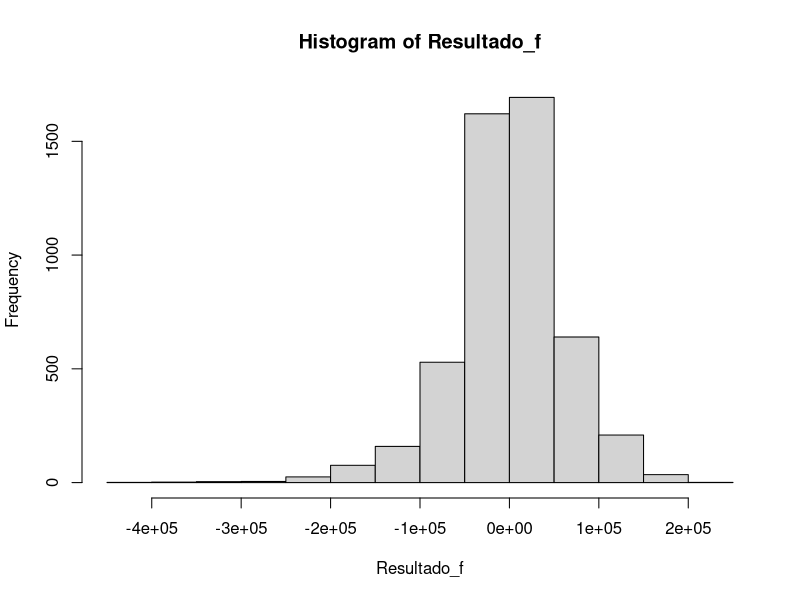

This chart was generated by the following R code:
# Incisio a) -------------------------------------------------------------------

rm(list = ls())
library(tidyverse)


r=0.06
sigma=0.25
S0=120
mu=0.18
Cant_Periodos = 2
Periodos_Totales_Por_Año = 12
Vto_0=Cant_Periodos/Periodos_Totales_Por_Año
Cant_S=50000
K=115


d1_0_a = (log(S0/K) + (r + 0.5*sigma^2)*Vto_0) / (sigma*sqrt(Vto_0))
d2_0_a = d1_0_a - sigma*sqrt(Vto_0)


prima_call_a = S0*pnorm(d1_0_a) - K*exp(-r*Vto_0)*pnorm(d2_0_a)
Costo_Teorico=prima_call_a * Cant_S
print(prima_call_a)


#Inciso b) ---------------------------------------------------------------------

#Calculo Delta

d1_0_c = (log(S0/K) + (r + 0.5*sigma^2)*Vto_0) / (sigma*sqrt(Vto_0))
d2_0_c = d1_0_c - sigma*sqrt(Vto_0)

delta_0_c= pnorm(d1_0_c)
Posicion_0_c= round(delta_0_c*Cant_S,0)
Costo_0_c= S0*Posicion_0_c
print(Posicion_0_c)

RtaC=paste("Por lo tanto en el momento inicial para construir una cartera delta-neutral se deben comprar",Posicion_0_c,"acciones. 
           Las operaciones realizadas son las siguientes: se calcula el delta el cual nos da un valor de",delta_0_c,"con este mas la cantidad de acciones que forman parte de la opcion de compra vendida se calcula
            la cantidad de acciones,que se deben comprar para que la cartera sea delta-neutral. Luego, la cartera queda de la siguiente forma: La venta del call, las",Posicion_0_c,"acciones compradas, el dinero
           de la venta de la opcion y el prestamo pedido (a la tasa libre de riesgo) para comprar las acciones")


# Inciso c) --------------------------------------------------------------------

dt = 1/48
S1 = 122
Vto_1_d = Vto_0 - dt 
d1_1_d = (log(S1/K) + (r + 0.5*sigma^2)*Vto_1_d) / (sigma*sqrt(Vto_1_d))
delta_1_d = pnorm(d1_1_d)
Posicion_1_d = round(delta_1_d*Cant_S,0)
Compra_1_d = Posicion_1_d - Posicion_0_c #Si da negativo se vende
Costo_1_d = Compra_1_d * S1
Intereses_t0_d=Costo_0_c*(r*dt)
Costo_Total_d = Costo_0_c + Costo_1_d+Intereses_t0_d
Situacion_1_d=tibble(S1,delta_1_d,Posicion_1_d,Compra_1_d,Costo_1_d,Intereses_t0_d,Costo_Total_d,)
RtaD=paste("Primero se calcula el d1 correspondiente a el nuevo precio de la accion (S1) 
           y el nuevo tiempo restante (Vto_1), con esos datos se calcula el nuevo delta =",delta_1_d,
           "de la cartera y junto con este las cantidades necesarias de la accion =",Posicion_1_d,"
           para que la cartera sea delta neutral. Se venden las acciones que se tienen de más 
           al precio del momento.")



#Inciso d) ---------------------------------------------------------------------


Cant_Periodos_Rebalanceo = 8
Periodos_Rebalanceo_Totales_Por_Año = 48
Week=seq(0,Cant_Periodos_Rebalanceo) #Varia segun sea el periodo en el cual rebalanceamos la cartera
t=seq(0,Vto_0,by =1/Periodos_Rebalanceo_Totales_Por_Año ) # Esto es porque se rebalancea semanalmente. Diarios 1/252 o 1/365
Vto_e = Vto_0 - t #Vector de tiempo al Vto
S_e = c(120,
        122,
        118,
        114,
        111,
        114,
        110,
        108,
        113)


d1_e = (log(S_e/K) + (r + 0.5*sigma^2)*Vto_e) / (sigma*sqrt(Vto_e))
delta_e = pnorm(d1_e)
Posicion_e = round(delta_e*Cant_S,0)
Compra_Venta_e = c(Posicion_e[1], diff(Posicion_e))
Costo_S_e = Compra_Venta_e*S_e
Valor_S_e = Posicion_e*S_e

Deuda_e = rep(NA,Cant_Periodos_Rebalanceo+1)
Interes_e = rep(NA,Cant_Periodos_Rebalanceo+1)
Deuda_e[1] = Costo_S_e[1]
for(i in 2:(Cant_Periodos_Rebalanceo+1)){
  Interes_e[i] = Deuda_e[i-1]*(r*(1/Periodos_Rebalanceo_Totales_Por_Año)) #Aproximacion burda, 
  # en realidad las tasas son continuas. Preguntar!!!!!!!!!!!!!!!!!!!!!!!!!!!!
  Deuda_e[i] = Deuda_e[i-1] + Interes_e[i] + Costo_S_e[i]
  
}

Simulacion_e = tibble(Week, t, Vto_e, d1_e, delta_e, Posicion_e, Compra_Venta_e, 
                      Costo_S_e, Deuda_e, Interes_e, Valor_S_e)

#Liquidacion Final

Call_Entrega_e = ifelse(S_e[Cant_Periodos_Rebalanceo+1]>K,K*Cant_S,0)
Liquido_Deuda_e = -Deuda_e[Cant_Periodos_Rebalanceo+1]
Flujo_Final_e = Call_Entrega_e + Liquido_Deuda_e
VP_Costo_e = Flujo_Final_e*exp(-r*Vto_0) #Llevo Flujo_Final a la semana 0


#Inciso e) ---------------------------------------------------------------------

Cant_Periodos_Rebalanceo = 8
Periodos_Rebalanceo_Totales_Por_Año = 48
Week=seq(0,Cant_Periodos_Rebalanceo) #Varia segun sea el periodo en el cual rebalanceamos la cartera
t=seq(0,Vto_0,by =1/Periodos_Rebalanceo_Totales_Por_Año ) # Esto es porque se rebalancea semanalmente. Diarios 1/252 o 1/365
Vto_f = Vto_0 - t #Vector de tiempo al Vto

N_Sim_f=5000
Call_Entrega_Sim_f = rep(NA,N_Sim_f)
Liquido_Deuda_Sim_f = rep(NA,N_Sim_f)
Flujo_Final_Sim_f = rep(NA,N_Sim_f)
VP_Costo_Sim_f = rep(NA,N_Sim_f)
dt=1/Periodos_Rebalanceo_Totales_Por_Año
a=0 #Varia segun el instrumento y sus condiciones.En este casi Accion sin dividendos.
tendencia = (mu - 0.5 * sigma^2)*dt #Se usa si tenemos como dato Mu
volatilidad = sigma * sqrt(dt)

for(j in 1:N_Sim_f){
  
  S_f = rep(NA, (Cant_Periodos_Rebalanceo+1))
  S_f[1] = S0
  for(i in 2:(Cant_Periodos_Rebalanceo+1)){
    S_f[i] = S_f[i-1] * exp(tendencia + volatilidad * rnorm(1))
  }
  
  
  d1_f = (log(S_f/K) + (r + 0.5*sigma^2)*Vto_f) / (sigma*sqrt(Vto_f))
  delta_f = exp(-a*Vto_0) * pnorm(d1_f)
  Posicion_f = round(delta_f*Cant_S,0)
  Compra_Venta_f = c(Posicion_f[1], diff(Posicion_f))
  Costo_S_f = Compra_Venta_f*S_f
  Valor_S_f = Posicion_f*S_f
  
  Deuda_f = rep(NA,Cant_Periodos_Rebalanceo+1)
  Interes_f = rep(NA,Cant_Periodos_Rebalanceo+1)
  Deuda_f[1] = Costo_S_f[1]
  for(i in 2:(Cant_Periodos_Rebalanceo+1)){
    Interes_f[i] = Deuda_f[i-1]*(r*(1/Periodos_Rebalanceo_Totales_Por_Año)) #Aproximacion burda, en realidad         las tasas son continuas.
    Deuda_f[i] = Deuda_f[i-1] + Interes_f[i] + Costo_S_f[i]
  }
  
  
  #Liquidacion Final
  
  Call_Entrega_Sim_f[j] = ifelse(S_f[(Cant_Periodos_Rebalanceo+1)]>K,K*Cant_S,0)
  Liquido_Deuda_Sim_f[j] = -Deuda_f[(Cant_Periodos_Rebalanceo+1)]
  Flujo_Final_Sim_f[j] = Call_Entrega_Sim_f[j] + Liquido_Deuda_Sim_f[j]
  VP_Costo_Sim_f[j] = Flujo_Final_Sim_f[j]*exp(-r*Vto_0) #Llevo Flujo_Final a la semana 0
  
}
Costo_Promedio_f=mean(VP_Costo_Sim_f)
#Analisis de Resultados
Prima_Cobrada_f = Costo_Teorico #Se peude vender a un precio distinto al del costo teorico.
Resultado_f = VP_Costo_Sim_f + Prima_Cobrada_f
Promedio_f = mean(Resultado_f)
Desvio_f = sd(Resultado_f)

Desempeño_f = sd(Resultado_f)/Costo_Teorico #Especie de Coeficiente de Variacion.

Rtados_Neg_f=sum(Resultado_f < 0)
Prop_Rtados_Neg_f=Rtados_Neg_f/N_Sim_f
hist(Resultado_f)

#Intervalo de confianza

Conf=c(0.005, 0.995)
Ranking= N_Sim_f*Conf
IC=sort(Resultado_f)[Ranking]
print(IC)





